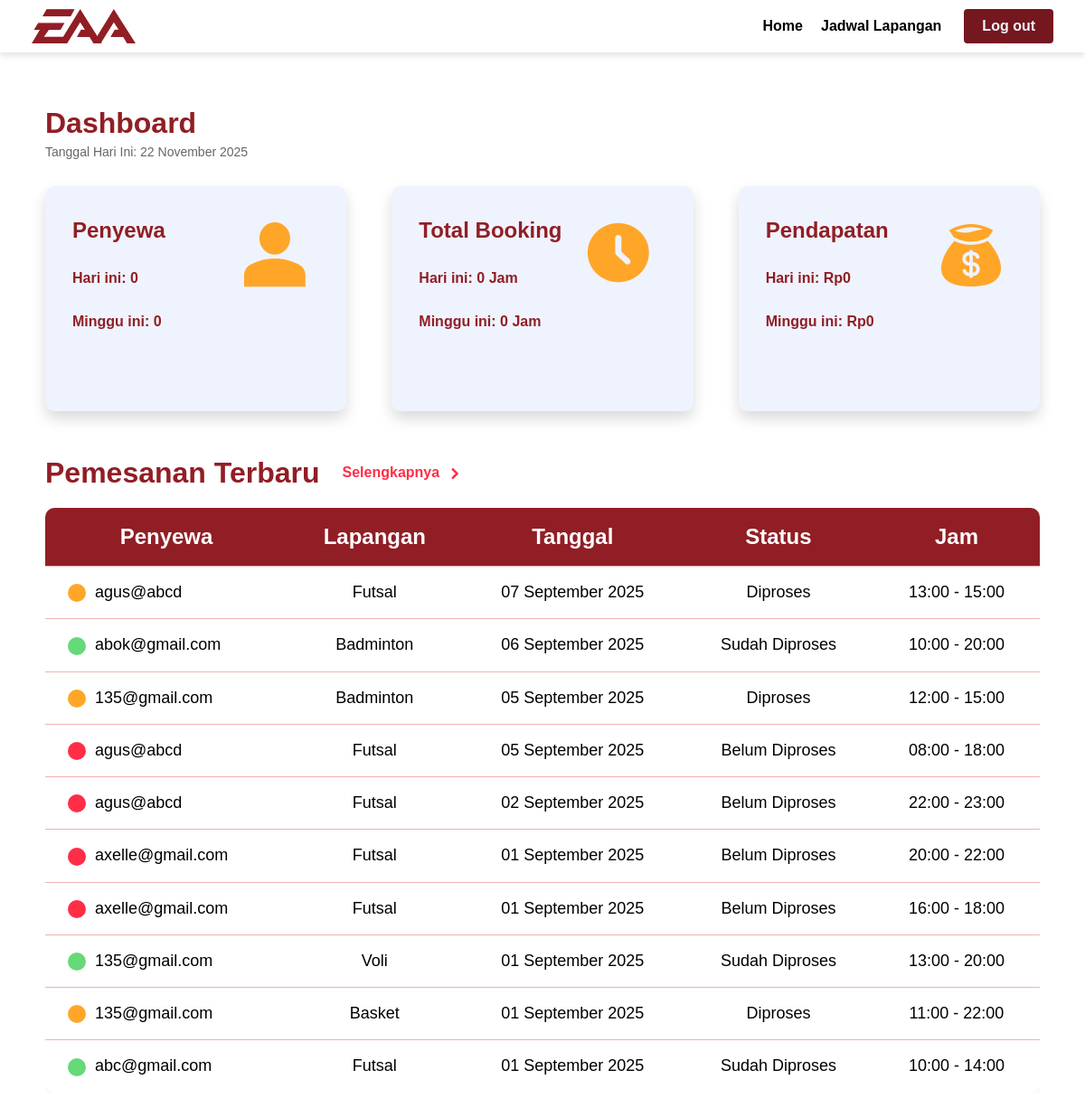
Page /pages/adminpanel.php (signed in) on the earlier database version.
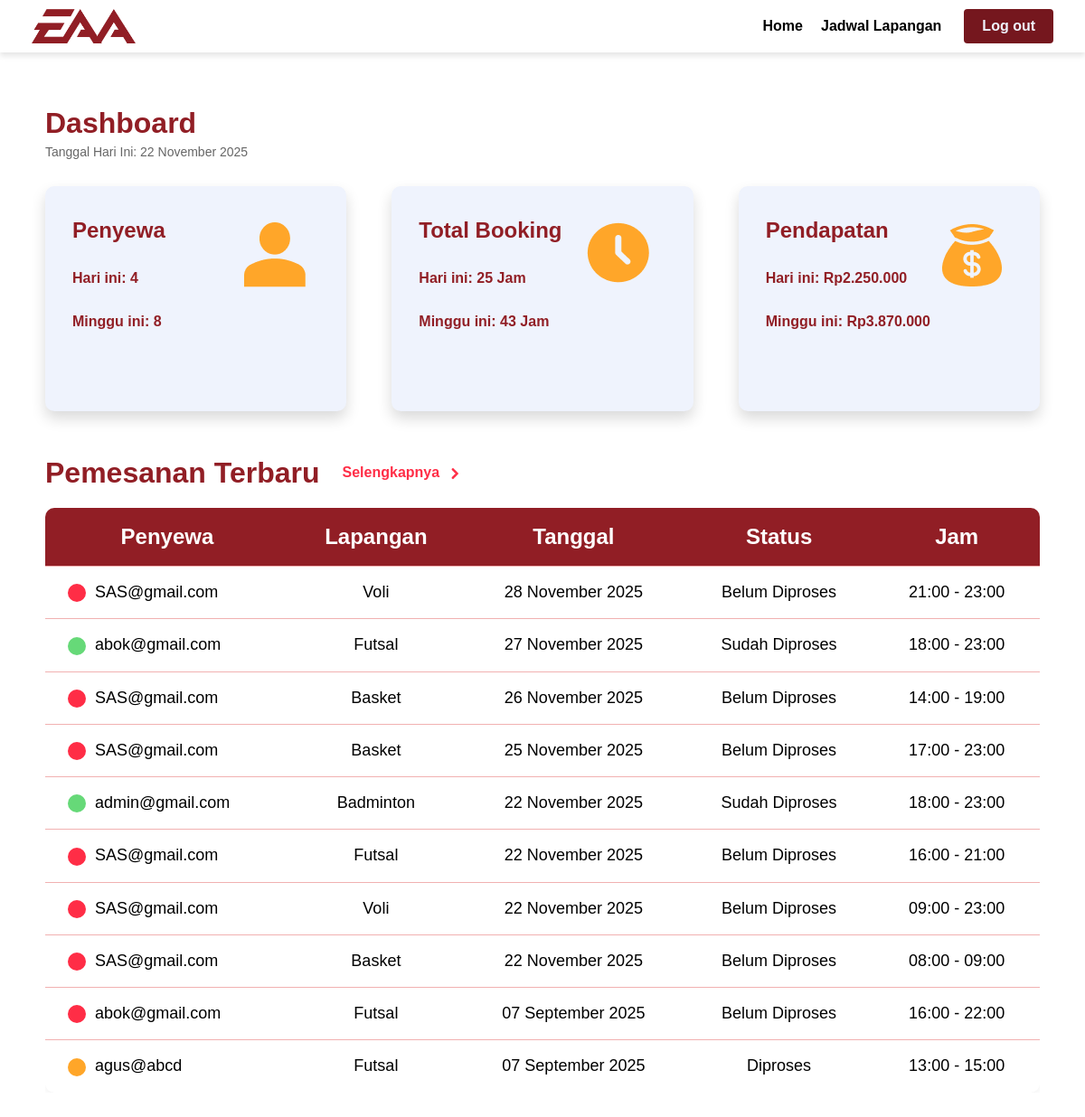
Same page on the later database version.
### tables this page shows
CREATE TABLE `bookings` (
  `id` int UNSIGNED NOT NULL,
  `user_id` int UNSIGNED DEFAULT NULL,
  `court_id` int UNSIGNED NOT NULL,
  `booking_date` date NOT NULL,
  `start_time` time NOT NULL,
  `end_time` time NOT NULL,
  `total_price` decimal(12,2) NOT NULL,
  `status` varchar(20) DEFAULT 'Belum Diproses'
);

CREATE TABLE `users` (
  `id` int UNSIGNED NOT NULL,
  `email` varchar(255) NOT NULL,
  `password` varchar(255) NOT NULL,
  `role` enum('user','admin') DEFAULT 'user'
);

CREATE TABLE `courts` (
  `id` int UNSIGNED NOT NULL,
  `name` varchar(50) NOT NULL,
  `location` varchar(100) DEFAULT NULL,
  `price_per_hour` decimal(10,2) NOT NULL
);

### pages/adminpanel.php (the view, shortened to what the changed rows need)
<?php
require_once '../config/db-connection.php';
function executeQuery($conn, $sql) {
    $result = mysqli_query($conn, $sql);
    return $result;
}
function getDashboardData($conn, $period) {
    $today = date('Y-m-d');
    $date_condition = "";
    if ($period == 'today') {
        $date_condition = "DATE(booking_date) = '$today'";
    } elseif ($period == 'week') {
        $start_date = $today;
        $end_date = date('Y-m-d', strtotime('+6 days'));
        $date_condition = "DATE(booking_date) BETWEEN '$start_date' AND '$end_date'";
    } else {
        $date_condition = "1=1";
    }
    $sql_count = "SELECT COUNT(*) as total FROM bookings WHERE $date_condition";
    $res_count = executeQuery($conn, $sql_count);
    $data_count = ($res_count) ? mysqli_fetch_assoc($res_count) : ['total' => 0];
    $total_penyewa = $data_count['total'];
    $sql_hours = "SELECT SUM(
                    CASE
                        WHEN CAST(end_time AS TIME) <= CAST(start_time AS TIME) AND end_time != '00:00'
                        THEN TIME_TO_SEC(TIMEDIFF(ADDTIME(CAST(end_time AS TIME), '24:00:00'), CAST(start_time AS TIME))) / 3600
                        WHEN end_time = '00:00'
                        THEN TIME_TO_SEC(TIMEDIFF('24:00:00', CAST(start_time AS TIME))) / 3600
                        ELSE TIME_TO_SEC(TIMEDIFF(CAST(end_time AS TIME), CAST(start_time AS TIME))) / 3600
                    END
                  ) as total_hours
                  FROM bookings WHERE $date_condition";
    $res_hours = executeQuery($conn, $sql_hours);
    $data_hours = ($res_hours) ? mysqli_fetch_assoc($res_hours) : ['total_hours' => 0];
    $total_hours = $data_hours['total_hours'] ? round($data_hours['total_hours']) : 0;
    $sql_income = "SELECT SUM(total_price) as total_income FROM bookings WHERE $date_condition";
    $res_income = executeQuery($conn, $sql_income);
    $data_income = ($res_income) ? mysqli_fetch_assoc($res_income) : ['total_income' => 0];
    $total_income = $data_income['total_income'] ?? 0;
    return [
        'penyewa' => $total_penyewa,
        'hours' => $total_hours,
        'income' => $total_income
    ];
}
$data_today = getDashboardData($connection, 'today');
$data_week = getDashboardData($connection, 'week');
$bookings = [];
$sql_table = "SELECT b.id, u.email, c.name AS lapangan, b.booking_date, b.status, b.start_time, b.end_time
              FROM bookings b
              LEFT JOIN users u ON b.user_id = u.id
              JOIN courts c ON b.court_id = c.id
              ORDER BY b.booking_date DESC, b.start_time DESC LIMIT 10";
$result_table = executeQuery($connection, $sql_table);
if ($result_table) {
    while ($row = mysqli_fetch_assoc($result_table)) {
        $bookings[] = $row;
    }
}
?>
<!DOCTYPE html>
<html lang="en">
<head>
    <link rel="stylesheet" href="../css/adminpanel.css">
    <link rel="stylesheet" href="../css/home.css">
</head>
<body>
    <div class="dashboard">
        <div class="dashboard_title">
            <h1>Dashboard</h1>
        </div>
        <div class="dashboard_box">
            <div class="box1">
                <div class="text">
                    <h2>Penyewa</h2>
                    <h4>Hari ini: <?php echo $data_today['penyewa']; ?></h4>
                    <h4>Minggu ini: <?php echo $data_week['penyewa']; ?></h4>
                </div>
            </div>
            <div class="box2">
                <div class="text">
                    <h2>Total Booking</h2>
                    <h4>Hari ini: <?php echo $data_today['hours']; ?> Jam</h4>
                    <h4>Minggu ini: <?php echo $data_week['hours']; ?> Jam</h4>
                </div>
            </div>
            <div class="box3">
                <div class="text">
                    <h2>Pendapatan</h2>
                    <h4>Hari ini: Rp<?php echo number_format($data_today['income'], 0, ',', '.'); ?></h4>
                    <h4>Minggu ini: Rp<?php echo number_format($data_week['income'], 0, ',', '.'); ?></h4>
                </div>
            </div>
        </div>
    </div>
    <div class="table">
        <div class="table_head">
            <div class="table_title">
                <h1>Pemesanan Terbaru</h1>
            </div>
        </div>
        <div class="tabel-container">
            <table>
                <thead>
                    <tr>
                        <th>Penyewa</th>
                        <th>Lapangan</th>
                        <th>Tanggal</th>
                        <th>Status</th>
                        <th>Jam</th>
                    </tr>
                </thead>
                <tbody>
                    <?php if (empty($bookings)): ?>
                        <tr>
                            <td colspan="5" style="text-align:center; padding: 20px;">Belum ada data pemesanan di database.</td>
                        </tr>
                    <?php else: ?>
                        <?php foreach ($bookings as $row): ?>
                            <?php
                                $status_class = 'red';
                                if ($row['status'] == 'Diproses') {
                                    $status_class = 'orange';
                                } elseif ($row['status'] == 'Sudah Diproses') {
                                    $status_class = 'green';
                                }
                                $tgl = date('d F Y', strtotime($row['booking_date']));
                                $jam = substr($row['start_time'], 0, 5) . ' - ' . substr($row['end_time'], 0, 5);
                                $penyewa = $row['email'] ?? 'User tidak ditemukan';
                            ?>
                            <tr>
                                <td><span class="dot <?php echo $status_class; ?>"></span><?php echo htmlspecialchars($penyewa); ?></td>
                                <td><?php echo htmlspecialchars($row['lapangan']); ?></td>
                                <td><?php echo $tgl; ?></td>
                                <td><?php echo htmlspecialchars($row['status']); ?></td>
                                <td><?php echo $jam; ?></td>
                            </tr>
                        <?php endforeach; ?>
                    <?php endif; ?>
                </tbody>
            </table>
        </div>
    </div>
</body>
</html>

Differences in the rows shown:
no longer on this page (row unchanged): bookings: user.email "abok@gmail.com", court.name "Badminton", booking_date "06 September 2025", status "Sudah Diproses", jam "10:00 - 20:00"
no longer on this page (row unchanged): bookings: user.email "135@gmail.com", court.name "Badminton", booking_date "05 September 2025", status "Diproses", jam "12:00 - 15:00"
no longer on this page (row unchanged): bookings: user.email "agus@abcd", court.name "Futsal", booking_date "05 September 2025", status "Belum Diproses", jam "08:00 - 18:00"
no longer on this page (row edited): bookings: user.email "agus@abcd", court.name "Futsal", booking_date "02 September 2025", status "Belum Diproses", jam "22:00 - 23:00"
no longer on this page (row edited): bookings: user.email "axelle@gmail.com", court.name "Futsal", booking_date "01 September 2025", status "Belum Diproses", jam "20:00 - 22:00"
no longer on this page (row edited): bookings: user.email "axelle@gmail.com", court.name "Futsal", booking_date "01 September 2025", status "Belum Diproses", jam "16:00 - 18:00"
no longer on this page (row unchanged): bookings: user.email "135@gmail.com", court.name "Voli", booking_date "01 September 2025", status "Sudah Diproses", jam "13:00 - 20:00"
no longer on this page (row unchanged): bookings: user.email "135@gmail.com", court.name "Basket", booking_date "01 September 2025", status "Diproses", jam "11:00 - 22:00"
no longer on this page (row unchanged): bookings: user.email "abc@gmail.com", court.name "Futsal", booking_date "01 September 2025", status "Sudah Diproses", jam "10:00 - 14:00"
added bookings: user.email "SAS@gmail.com", court.name "Voli", booking_date "28 November 2025", status "Belum Diproses", jam "21:00 - 23:00"
added bookings: user.email "abok@gmail.com", court.name "Futsal", booking_date "27 November 2025", status "Sudah Diproses", jam "18:00 - 23:00"
added bookings: user.email "SAS@gmail.com", court.name "Basket", booking_date "26 November 2025", status "Belum Diproses", jam "14:00 - 19:00"
added bookings: user.email "SAS@gmail.com", court.name "Basket", booking_date "25 November 2025", status "Belum Diproses", jam "17:00 - 23:00"
added bookings: user.email "admin@gmail.com", court.name "Badminton", booking_date "22 November 2025", status "Sudah Diproses", jam "18:00 - 23:00"
added bookings: user.email "SAS@gmail.com", court.name "Futsal", booking_date "22 November 2025", status "Belum Diproses", jam "16:00 - 21:00"
added bookings: user.email "SAS@gmail.com", court.name "Voli", booking_date "22 November 2025", status "Belum Diproses", jam "09:00 - 23:00"
added bookings: user.email "SAS@gmail.com", court.name "Basket", booking_date "22 November 2025", status "Belum Diproses", jam "08:00 - 09:00"
added bookings: user.email "abok@gmail.com", court.name "Futsal", booking_date "07 September 2025", status "Belum Diproses", jam "16:00 - 22:00"
Other differences:
$data_today['penyewa']: "0" → "4"
$data_week['penyewa']: "0" → "8"
$data_today['hours']: "0" → "25"
$data_week['hours']: "0" → "43"
$data_today['income']: "0" → "2.250.000"
$data_week['income']: "0" → "3.870.000"
